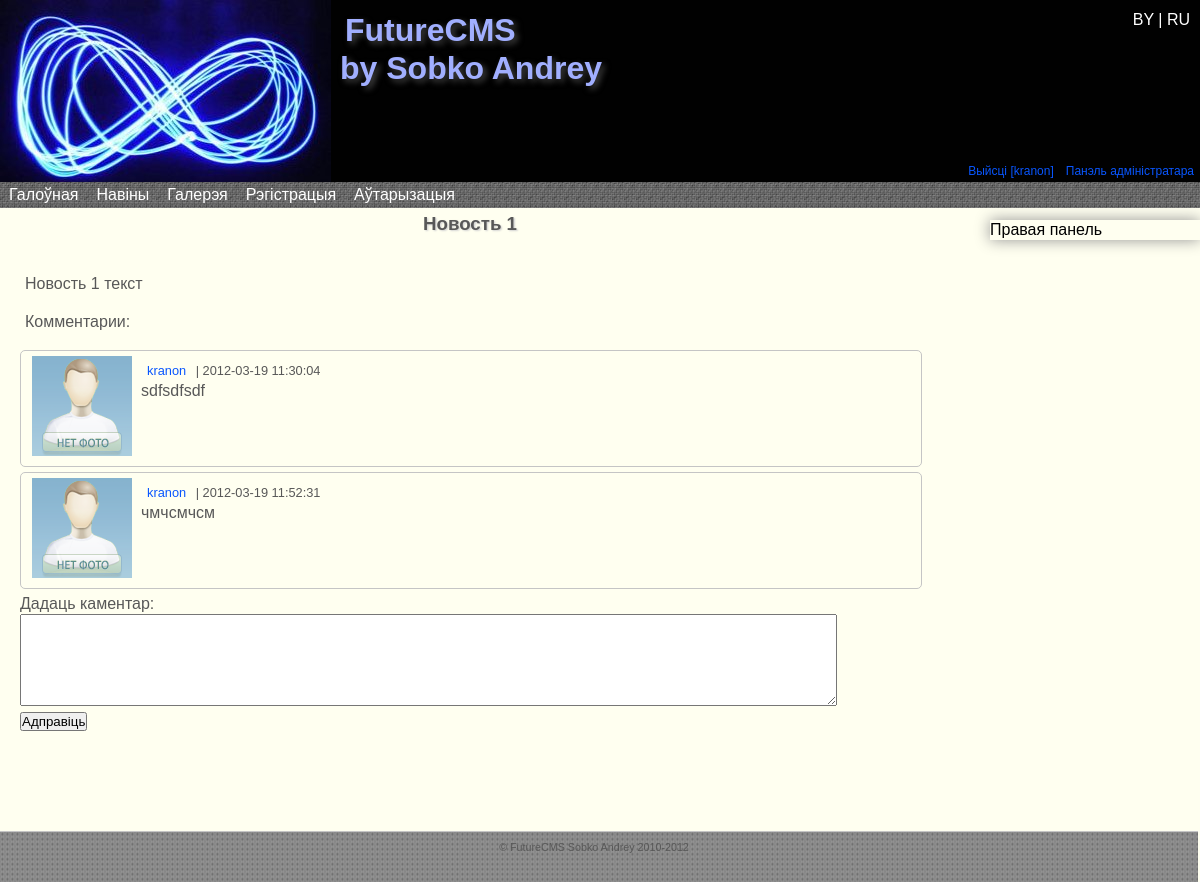
The app's page /read_news.php?id=1 (signed in) with its own data.
### tables this page shows
CREATE TABLE IF NOT EXISTS `settings` (
  `id` int(11) NOT NULL AUTO_INCREMENT,
  `siteName` varchar(300) NOT NULL,
  `siteHeader` varchar(300) NOT NULL,
  `siteFooter` varchar(300) NOT NULL,
  `metaTitle` varchar(300) NOT NULL,
  `metaKeywords` varchar(300) NOT NULL,
  `metaDescription` varchar(300) NOT NULL,
  `metaCharset` varchar(300) NOT NULL,
  PRIMARY KEY (`id`)
);

CREATE TABLE IF NOT EXISTS `menu` (
  `id` int(11) NOT NULL AUTO_INCREMENT,
  `num` int(11) NOT NULL,
  `lang1` varchar(50) NOT NULL,
  `lang2` varchar(50) NOT NULL,
  `link` text NOT NULL,
  `published` int(11) NOT NULL DEFAULT '0',
  `in` int(2) NOT NULL DEFAULT '0',
  PRIMARY KEY (`id`)
);

CREATE TABLE IF NOT EXISTS `news` (
  `id` int(11) NOT NULL AUTO_INCREMENT,
  `caption_lang1` varchar(200) NOT NULL,
  `caption_lang2` varchar(200) NOT NULL,
  `text_lang1` text NOT NULL,
  `text_lang2` text NOT NULL,
  `date` datetime NOT NULL,
  PRIMARY KEY (`id`)
);

CREATE TABLE IF NOT EXISTS `news_comments` (
  `id` int(11) NOT NULL AUTO_INCREMENT,
  `text` varchar(45) NOT NULL,
  `news_id` int(11) NOT NULL,
  `users_id` int(11) NOT NULL,
  `datetime` datetime NOT NULL,
  PRIMARY KEY (`id`),
  UNIQUE KEY `id_UNIQUE` (`id`),
  KEY `fk_news_comments_news1` (`news_id`),
  KEY `fk_news_comments_users1` (`users_id`)
);

CREATE TABLE IF NOT EXISTS `users` (
  `id` int(11) NOT NULL AUTO_INCREMENT,
  `login` varchar(20) NOT NULL,
  `pass` text NOT NULL,
  `email` varchar(50) NOT NULL,
  `ava` text NOT NULL,
  `sex` varchar(5) NOT NULL,
  `datreg` datetime NOT NULL,
  `group` int(11) NOT NULL,
  PRIMARY KEY (`id`),
  KEY `fk_users_role1` (`group`)
);

CREATE TABLE IF NOT EXISTS `page` (
  `id` int(11) NOT NULL AUTO_INCREMENT,
  `lang1` varchar(150) NOT NULL,
  `lang2` varchar(150) NOT NULL,
  `link` varchar(200) NOT NULL,
  `text_lang1` longtext NOT NULL,
  `text_lang2` longtext NOT NULL,
  `in_menu` int(11) NOT NULL DEFAULT '0',
  PRIMARY KEY (`id`)
);

### core/config.php (called while the page is built, shortened)
<?php
include 'classes/base.class.php';
$db = new DataBase('localhost','root','root');
$db->SelectDataBase('future_cms');
$sql="SELECT `id`,`siteName`,`siteHeader`,`siteFooter`,`metaTitle`,`metaKeywords`,`metaDescription`,`metaCharset` FROM `settings`";
$res=$db->query($sql);
while ($row = mysql_fetch_array($res)){
	$site['lang'.$row['id']]=array(
			'name'=>$row['siteName'],
			'header'=>$row['siteHeader'],
			'footer'=>$row['siteFooter']
		);
}
$site['version']='12.13.5';
?>

### read_news.php (the view, shortened to what this page needs)
<?php session_start();
include 'core/config.php';
if ($_SESSION['lang']=='lang2'){ $lang='lang2'; }
else { $lang='lang1'; }
$header=$site[$lang]['header'];
if ($lang=='lang1') $name='Навiны';
else $name='Новости';
$footer=$site[$lang]['footer'];
$word=$db->WordsTranslate($lang);
$news_id=$_GET['id'];
if ((settype($news_id,int))|($news_id>=0)){
	if ($news_id==0){
	}
	else{
		$result = $db->query("SELECT `id` FROM `news` WHERE `id`='".$news_id."';");
		if (mysql_num_rows($result)==0){
			$error = 'Новости с таким ID не существует!';
		}
		else{
			$sql="SELECT `caption_".$lang."`, `text_".$lang."` FROM `news` WHERE `id`=".$news_id;
			$result = $db->query($sql);
			while ($row = mysql_fetch_array($result, MYSQL_BOTH)){
				$name=$row['caption_'.$lang];
			}
		}
	}
}
else{
	header('Location: index.php');
	exit;
}?>
<!DOCTYPE html PUBLIC "-//W3C//DTD XHTML 1.0 Strict//EN" "http://www.w3.org/TR/xhtml1/DTD/xhtml1-strict.dtd">
<html xmlns="http://www.w3.org/1999/xhtml">
<head>
    <link rel="stylesheet" href="design/style_main.css" type="text/css" media="screen, projection" />
	<link rel="stylesheet" href="design/droppy.css" type="text/css" media="screen, projection" />
</head>
<body>
    <div id="wrapper">
        <div id="header" align="left" class="head_grad">
            <div id="symbol">
                <a href="index.php"><img src="design/symbol.png" class="iePNG"/></a>
            </div>
			<div id="lang">
				<a href="core/lang1.php"> BY </a>|<a href="core/lang2.php"> RU </a>
			</div>
            <br /><h1><?php echo $header;?></h1><br />
            <div id="user">
               <?php
                    if ($_SESSION['login']==NULL){
                        echo '<a href="/Avtorizatsiya.php" id="ln">'.$word[1].'</a>
                        <a href="/Registratsiya.php">'.$word[2].'</a>';
                    }
                    else{
                        echo '<a href="core/logout.php"> '.$word[4].' ['.$_SESSION['login'].']</a>';
                    }
                    if (($_SESSION['group']=='1')|($_SESSION['group']=='2')){
                        echo '<a href="core/admin_p/">'.$word[3].'</a>';
                    }
                ?>
            </div>
        </div>
        <div id="middle">
            <div id="menu" class="menu_grad">
                <ul id="nav">
                    <?php $db->MenuRead($lang);?>
                </ul>
            </div>
            <div id="container">
                <div id="content">
                    <?php echo '<h3>'.$name.'</h3>';
                    if ($news_id==0){
						$db->ReadNews('all',$lang);
					}
					else{
						$db->ReadNewsText($news_id,$lang);
						$mas=$db->commentRead($news_id);
						if (isset($mas)){
							echo '<p id="comm_title">Комментарии:</p>';
							foreach ($mas as $val){
								echo '<div class="comment">
								<div class="com_ava"><a href="O_polzovatele.php?login='.$val['users_login'].'"><img src="'.$val['users_ava'].'" /></a></div>
								<div class="com_name_date">
										<a href="O_polzovatele.php?login='.$val['users_login'].'">
											<span class="com_username">'.$val['users_login'].'</span>
										</a> |
										<span class="com_date">'.$val['datetime'].'</span>
								</div>
								<span class="com_text">'.$val['text'].'</span>
								</div>';
							}
						}
						if ($_SESSION['login']==NULL){
							echo $word[20].' <a href="Avtorizatsiya.php">'.$word[1].'</a> '.$word[21].' <a href="Registratsiya.php">'.$word[2].'</a>';
						}
						else{
							$sql="SELECT `id` FROM `users` WHERE `login`='".$_SESSION['login']."';";
							$res=$db->query($sql);
							while ($row = mysql_fetch_array($res, MYSQL_BOTH)){
								$curr_user_id=$row['id'];
							}
							echo '<div>
							'.$word[19].'<br />
								<form method="post" action="core/commentAdd.php">
								<textarea rows="6" cols="100" name="comment_text" ></textarea><br />
								<input type="hidden" name="curr_user_id" value="'.$curr_user_id.'">
								<input type="hidden" name="news_id" value="'.$news_id.'">
								<input type="submit" value="'.$word[18].'">
								</form>
							</div>';
						}
					}
                    ?>
                </div>
            </div>
            <?php include 'core/sideRight.php';?>
            </div>
            </div>
            <div id="footer" align="center">
            <?php
                echo $footer;
            ?>
        </div>
</body>
</html>

### core/classes/base.class.php (shortened to what this page needs)
<?php
class DataBase{
    private $host= '';
    private $user= '';
    private $pass= '';
    private $connection;
    public function __construct($host="",$user="",$pass=""){
        $this->host = $host;
        $this->user = $user;
        $this->pass = $pass;
    }
    public function connect(){
		$this->connection = mysql_connect($this->host,$this->user,$this->pass) or die("could not connect to DB");
        return $this->connection;
    }
	public static function query($sql){
		$res=mysql_query($sql) or die(mysql_error());
		return $res;
    }
    public function ReadNewsText($id, $lang){
    	if($this->connection){
			$sql="SELECT `text_".$lang."` FROM `news` WHERE `id`=".$id;
    		$result = self::query($sql);
            while ($row = mysql_fetch_array($result, MYSQL_BOTH)){
           		echo $row[0];
            }
    	}
    }
    public function commentRead($newsId){
        if($this->connection){
			$sql="SELECT
						`news_comments`.`id`,
						`news_comments`.`text`,
						`news_comments`.`news_id`,
						`news_comments`.`users_id`,
						`news_comments`.`datetime`,
						`users`.`login`,
						`users`.`ava`
				FROM `news_comments`,`users`
					WHERE
						`news_comments`.`news_id`=".$newsId."
							AND `users`.`id`=`news_comments`.`users_id`;";
			$res=self::query($sql);
			while ($row = mysql_fetch_array($res, MYSQL_BOTH)){
           		$comment[] = array(
					"id"			=> $row['id'],
					"text"			=> $row['text'],
					"news_id"		=> $row['news_id'],
					"users_login"	=> $row['login'],
					"users_ava"		=> $row['ava'],
					"datetime"		=> $row['datetime']
					);
            }
			return $comment;
        }
    }
    public function MenuRead($lang,$dir=''){
		if($this->connection){
			$sql="SELECT `id`,`num`,`link`,`".$lang."`,`in` FROM `menu` WHERE `published`='1' ORDER BY `num`;";
            $result = self::query($sql);
			while ($row = mysql_fetch_array($result, MYSQL_BOTH)){
				$menu[$row['num']]=array(
						'id'=>$row['id'],
						'in'=>$row['in'],
						'name'=>$row[$lang],
						'link'=>$row['link']
						);
			}
			foreach($menu as $val){
					if ($val['in']==0){
						echo '<li><a href="'.$val['link'].'">'.$val['name'].'</a>';
						echo '<ul>';
						echo '</ul></li>';
					}
				}
        }
    }
    public function WordsTranslate($lang){
		if($this->connection){
			$num=1;
			$sql="SELECT `".$lang."` FROM `language`";
			$result = self::query($sql);
			while ($row = mysql_fetch_array($result, MYSQL_BOTH)){
				$word[$num]=$row[$lang];
				$num++;
			}
			return $word;
        }
    }
}
?>

### core/sideRight.php
<?php
$sql="SELECT `text_".$lang."` FROM `page` WHERE `link`='RightSideBar'";
$result = $db->query($sql);
while ($row = mysql_fetch_array($result)){
	echo $row[0];
}
?>

### design/style_main.css (style rules this page uses)
* { margin: 0; padding: 0; }
html { height: 100%; }
body { font: 1em/1.250em Arial, Tahoma, Verdana, sans-serif; width: 100%; height: 100%; min-height:100%; background: #FFFFFF; position:relative; background-color: #FFFFF0; }
a { color: blue; outline: none; text-decoration: underline; }
p { margin: 0 5px 18px; }
img { border: none; }
input { vertical-align: middle; }
#wrapper { position: relative; width: 100%; min-width: 1000px; margin: 0 auto; padding: 0; min-height: 100%; height: auto !important; height: 100%; }
#header { position: relative; height: 185px; background-color: #010101; }
#header h1 { position: absolute; margin-left: 340px; color: #A1AFFF; text-shadow: #494949 0.1em 0.1em 0.2em; }
#user { float: right; margin-top: 120px; }
#user a { padding:3px 6px; font-size: 0.75em; color:#0956fe; text-decoration:none; }
#menu { position: relative; float: left; width: 100%; height: 25px; top:-6px; padding: 0 0 1px 0; color:#FFFFFF; z-index: 5; background-image: url('menu2.jpg'); }
#symbol { position: relative; float: left; }
#lang { position: relative; float: right; right: 10px; top:10px; color: #FFFFFF; z-index: 2; }
#lang a { color: #FFFFFF; text-decoration: none; }
#middle { width: 100%; padding: 0 0 100px; height: 1%; }
#middle:after { content: '.'; display: block; clear: both; visibility: hidden; height: 0; }
#container { width: 100%; float: left; overflow: hidden; }
#content { position: relative; float: left; padding: 40px 230px 0 20px; color: #585858; min-height:100%; width: 75%; }
#content a { padding:3px 6px; color: #0956fe; text-decoration:none; }
#content h3 { position: relative; top: -40px; text-shadow: #D2D2D2 0.07em 0.07em 0.1em; text-align: center; }
#sideRight { position: absolute; float: right; width: 210px; top: 220px; right: 0px; box-shadow:#949494 0 0 15px; -moz-box-shadow:#949494 0 0 15px; -webkit-box-shadow:#949494 0 0 15px; }
.comment { position: relative; min-height: 60px; width:100%; border: #C5C5C5 solid 1px; margin:5px 0 5px 0; border-radius: 5px; }
.com_text { position: absolute; top:30px; left:120px; }
.com_name_date { position: absolute; top:10px; left:120px; font-size: 0.8em; }
.com_ava { margin: 5px; }
#footer { position: relative; width: 99%; min-width: 990px; height: 40px; padding: 5px 10px 5px 0; background-image: url('footer.jpg'); color: #585858; font-size: 0.67em; border-top: #C5C5C5 solid 1px; }

### design/droppy.css (style rules this page uses)
#nav { display: block; margin: 0 0 10px 0; padding: 0; position: relative; }
#nav li { display: block; list-style: none; margin: 0; padding: 0; float: left; position: relative; }
#nav a { display: block; }
#nav a { text-decoration:none; color: white; font-size: 1em; padding: 3px 9px 3px 9px; margin-bottom: -1px; }

### records on screen
settings: siteHeader "FutureCMS by Sobko Andrey", siteFooter "© FutureCMS Sobko Andrey 2010-2012"
menu: lang1 "Галоўная"
menu: lang1 "Навіны"
menu: lang1 "Галерэя"
menu: lang1 "Рэгістрацыя"
menu: lang1 "Аўтарызацыя"
news: caption_lang1 "Новость 1", text_lang1 "Новость 1 текст"
news_comments: users.ava (placeholder picture), users.login "kranon", datetime "2012-03-19 11:30:04", text "sdfsdfsdf"
news_comments: users.ava (placeholder picture), users.login "kranon", datetime "2012-03-19 11:52:31", text "чмчсмчсм"
page: text_lang1 "Правая панель"

### other values on screen
$word[4] "Выйсці"
$_SESSION['login'] "kranon"
$word[3] "Панэль адміністратара"
$word[19] "Дадаць каментар:"
